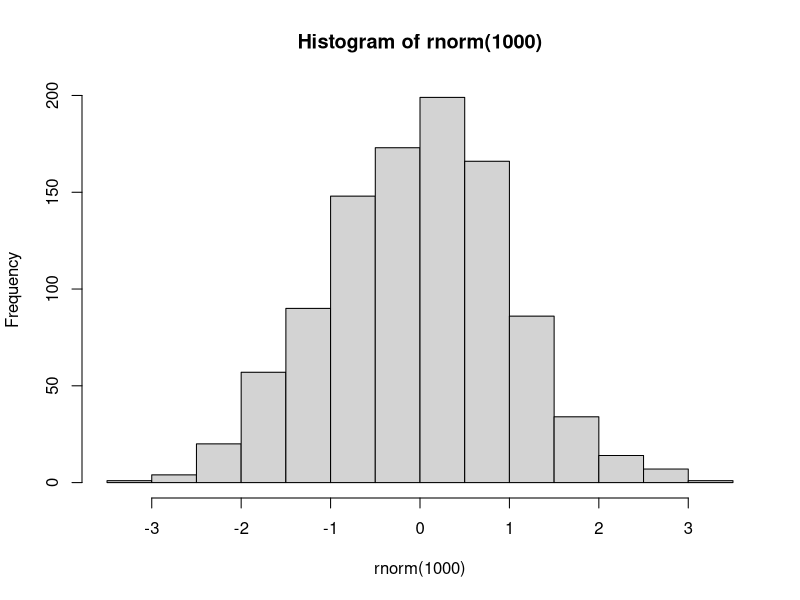
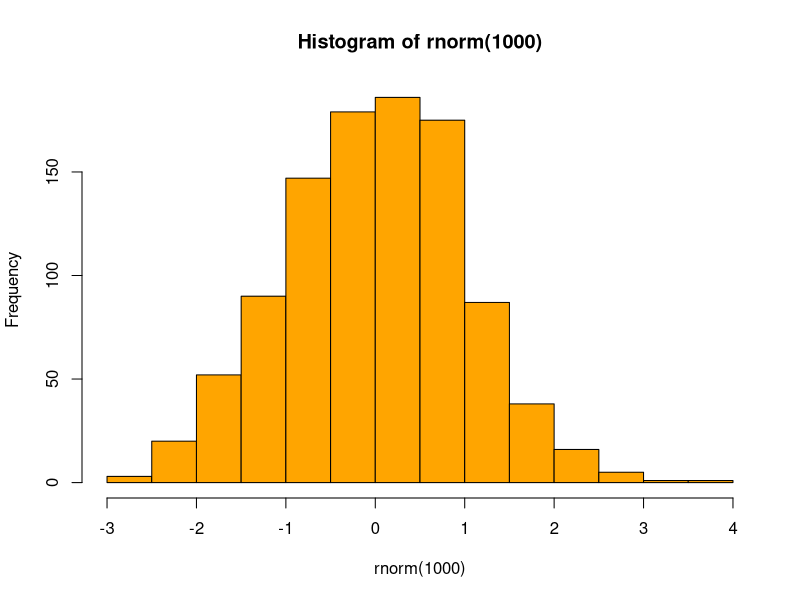
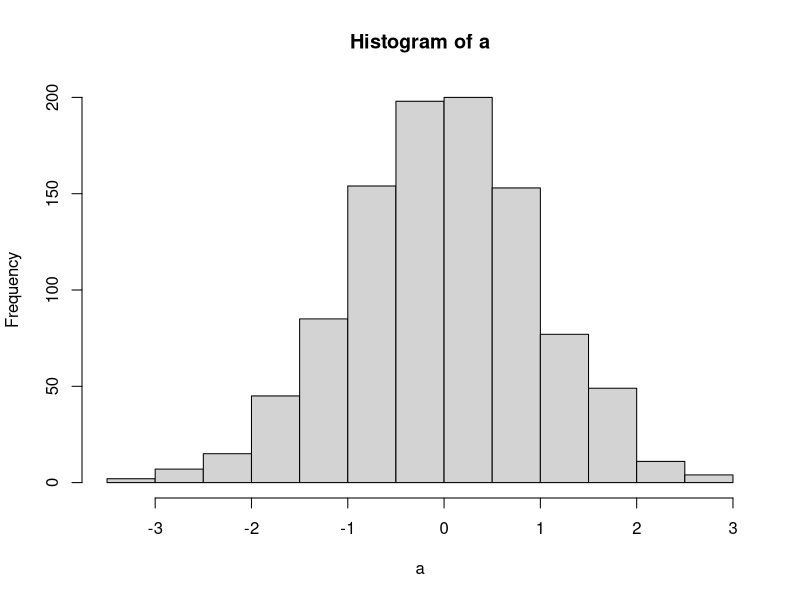
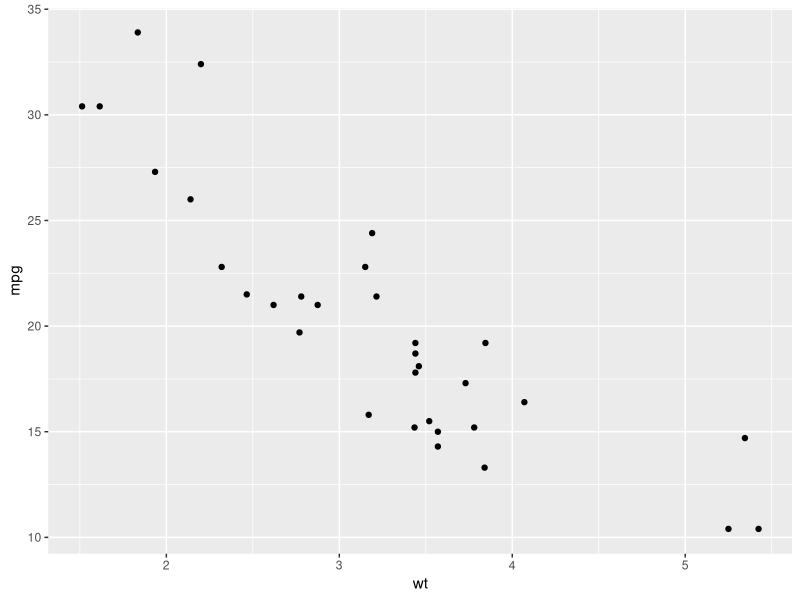
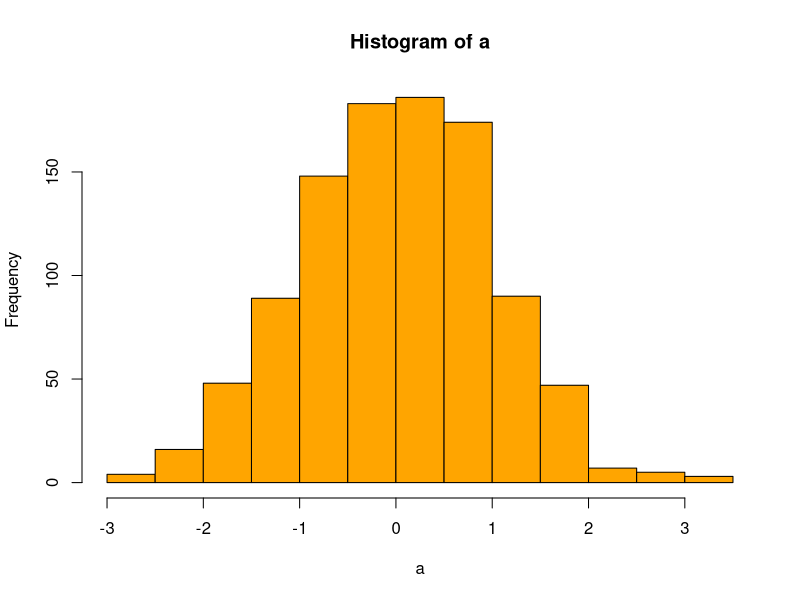

Reproduce these figures in R, in order.
## ---- chunk 1
require(knitr)
hook_source_def = knit_hooks$get('source')
knit_hooks$set(source = function(x, options){
  if (!is.null(options$verbatim) && options$verbatim){
    opts = gsub(",\\s*verbatim\\s*=\\s*TRUE\\s*", "", options$params.src)
    bef = sprintf('\n\n    ```{r %s}\n', opts, "\n")
    stringr::str_c(bef, paste(knitr:::indent_block(x, "    "), collapse = '\n'), "\n    ```\n")
  } else {
     hook_source_def(x, options)
  }
})
opts_chunk$set(verbatim=TRUE)
## ---- chunk 2
# 여기에 R 코드가 들어간다.
## ---- chunk 3
hist(rnorm(1000))
## ---- chunk 4
hist(rnorm(1000), col='orange')
## ---- chunk 5
a <- rnorm(1000)
b <- rexp(1000)
hist(a)
## ---- chunk 6
library(ggplot2)
head(mtcars)
ggplot(mtcars, aes(wt, mpg)) + geom_point()
## ---- chunk 7

## ---- chunk 8
library(ggplot2)
## ---- chunk 9
a <-rnorm(1000)
hist(a, col='orange')
## ---- chunk 10
f <- function(a, b){a+b}
f(1,2)
## ---- chunk 11
f <- function(a, b){a+b}
f(1,2)
## ---- chunk 12
summary(mtcars)
## ---- chunk 13
summary(mtcars)
## ---- chunk 14
table(mtcars$cyl, mtcars$am)
